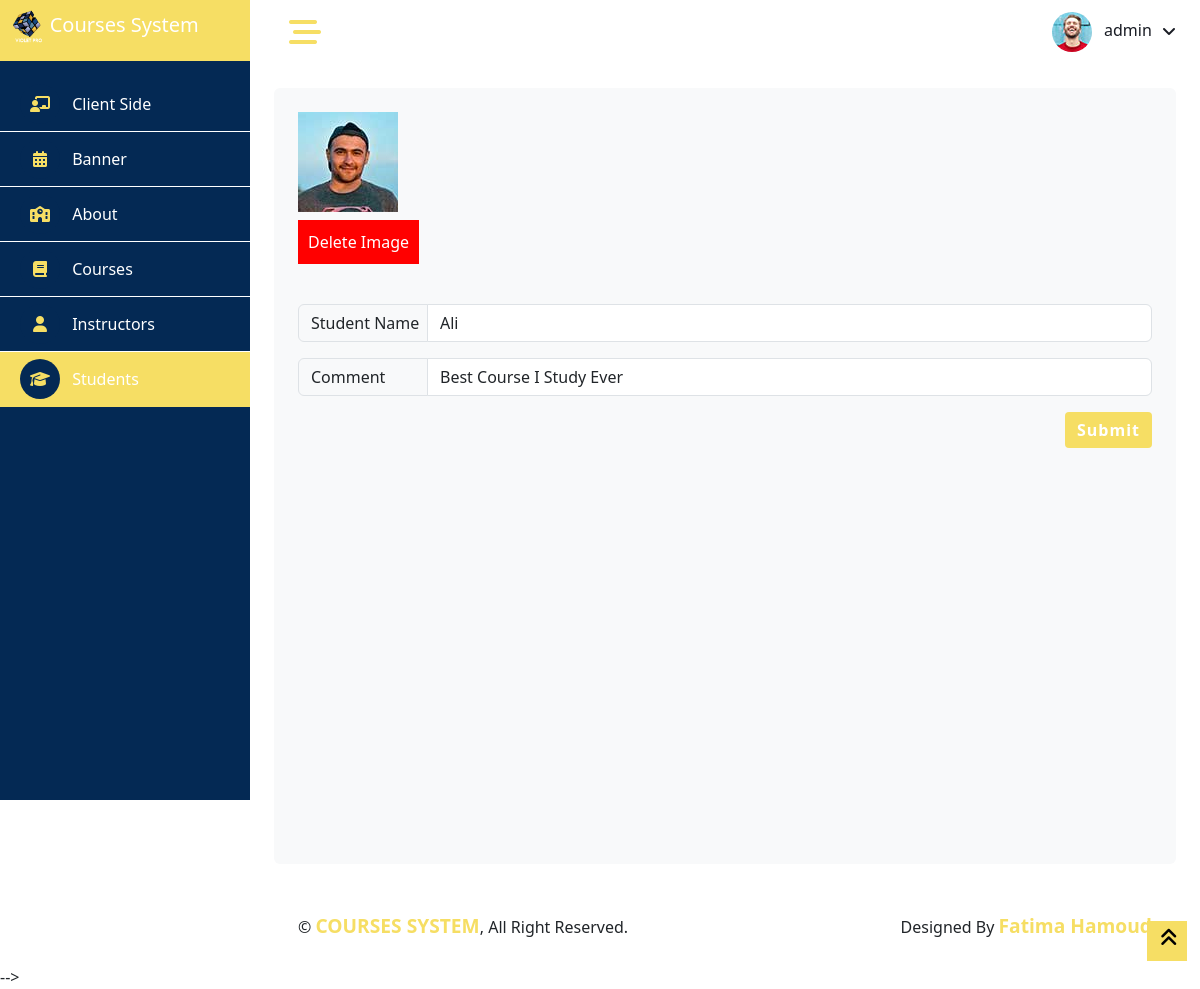
Screenshot of /updateFormAdminStudent.php?id=3 (signed in) with the database file from the repository.
### tables this page shows
CREATE TABLE IF NOT EXISTS `adminstudent` (
  `id` int UNSIGNED NOT NULL AUTO_INCREMENT,
  `name` varchar(255) NOT NULL,
  `comment` varchar(255) NOT NULL,
  `std_image` varchar(255) DEFAULT NULL,
  PRIMARY KEY (`id`)
);

### updateFormAdminStudent.php (the view, shortened to what this page needs)
<?php
require('common/header.php');
$id = $_GET['id'];
require('connect.php');
$sql = "SELECT * from adminstudent WHERE id = '$id' ";
$result = $conn->query($sql);
$students = $result->fetch_assoc();
?>
<body>
    <?php require('common/sidebar.php'); ?>
    <div class="content">
        <?php require('common/navbar.php'); ?>
        <div class="container-fluid pt-4">
            <div class="row g-4 min-vh-100 rounded justify-content-center mx-0">
                <div class="col-12">
                    <div class="bg-light rounded h-100 p-4">
                        <div class="row">
                            <?php
                            require('connect.php');
                            $imageName = "";
                            $sql = "SELECT std_image FROM adminstudent WHERE id = " . $students['id'];
                            $result = $conn->query($sql);
                            if ($result->num_rows > 0) {
                                while ($row = $result->fetch_assoc()) {
                                    $imageName = $row['std_image'];
                                }
                            }
                            if ($imageName) {
                                echo "<div>";
                                echo "<img class='' src='vpCourses/img/students/$imageName' alt='Uploaded Image' width='100px' ><br>";
                                echo "<form action='' method='post' class='mt-2'>";
                                echo "<input type='submit' id='deleteImage' name='deleteImage' value='Delete Image'>";
                                echo "</form>";
                                echo "</div>";
                            } else {
                                echo "<form action='' method='post' enctype='multipart/form-data'>";
                                echo "<input type='file' class='mb-2'  name='images' id='fileToUpload'>";
                                echo "<br/>";
                                echo "<input type='submit'  value='Save' id='addNewImage' name='submit'>";
                                echo "</form>";
                            }
                            ?>
                            <form action="updateAdminStudent.php" method="post" class="mt-4">
                                <div class="input-group mb-3">
                                    <span class="input-group-text w-120 text-center" style="width: 130px !important;">Student Name</span>
                                    <input type="text" class="form-control" id="#" name="name" value="<?php echo $students['name'] ?>" required>
                                </div>
                                <div class="input-group mb-3">
                                    <span class="input-group-text w-120 text-center" style="width: 130px !important;">Comment</span>
                                    <input type="text" class="form-control" id="#" name="comment" value="<?php echo $students['comment'] ?>" required>
                                </div>
                                <button type="submit" class="btn btn-primary float-end border-0" style="background-color: #f6de64;color:white; border-radius:4px; letter-spacing:1px;font-weight:bold ">Submit</button>
                            </form>
                        </div>
                    </div>
                </div>
            </div>
        </div>
        <?php
        require('common/footer.php')
        ?>
    </div>
    <a href="#" class="btn btn-lg  btn-lg-square back-to-top  bg-yellow" style="border-radius:0px"><i class="fa fa-angle-double-up" style="color: black;"></i></a>
</body>
</html>

### css/style.css (style rules this page uses)
:root { --primary: blue; --light: #F3F6F9; --dark: #191C24; }
.back-to-top { position: fixed; display: none; right: 13px; bottom: 28px; z-index: 99; }
.btn { transition: .5s; }
.btn.btn-primary { color: #FFFFFF; }
.btn-lg-square { width: 40px; height: 40px; }
.btn-square, .btn-sm-square, .btn-lg-square { padding: 0; display: inline-flex; align-items: center; justify-content: center; font-weight: normal; border-radius: 0px; }
.content { margin-left: 250px; min-height: 100vh; background: #FFFFFF; transition: 0.5s; }
@media (min-width: 992px) { .content { width: calc(100% - 250px); } }
.bg-yellow { background-color: #f6de64 !important; }
#deleteImage { background-color: red; }
#deleteImage, #addNewImage { border: 0px; color: white; padding: 10px; }

### css/datatables.css (style rules this page uses)
:root { --dt-row-selected: 13, 110, 253; --dt-row-selected-text: 255, 255, 255; --dt-row-selected-link: 9, 10, 11; --dt-row-stripe: 0, 0, 0; --dt-row-hover: 0, 0, 0; --dt-column-ordering: 0, 0, 0; --dt-html-background: white }

### updateFormAdminStudent.php (style rules this page uses)
#deleteImage { background-color: red; }
#deleteImage, #addNewImage { border: 0px; color: white; padding: 10px; }

### rows the page displays
adminstudent: std_image (picture), name "Ali", comment "Best Course I Study Ever"

### other values shown
$_SESSION['userName'] "admin"
